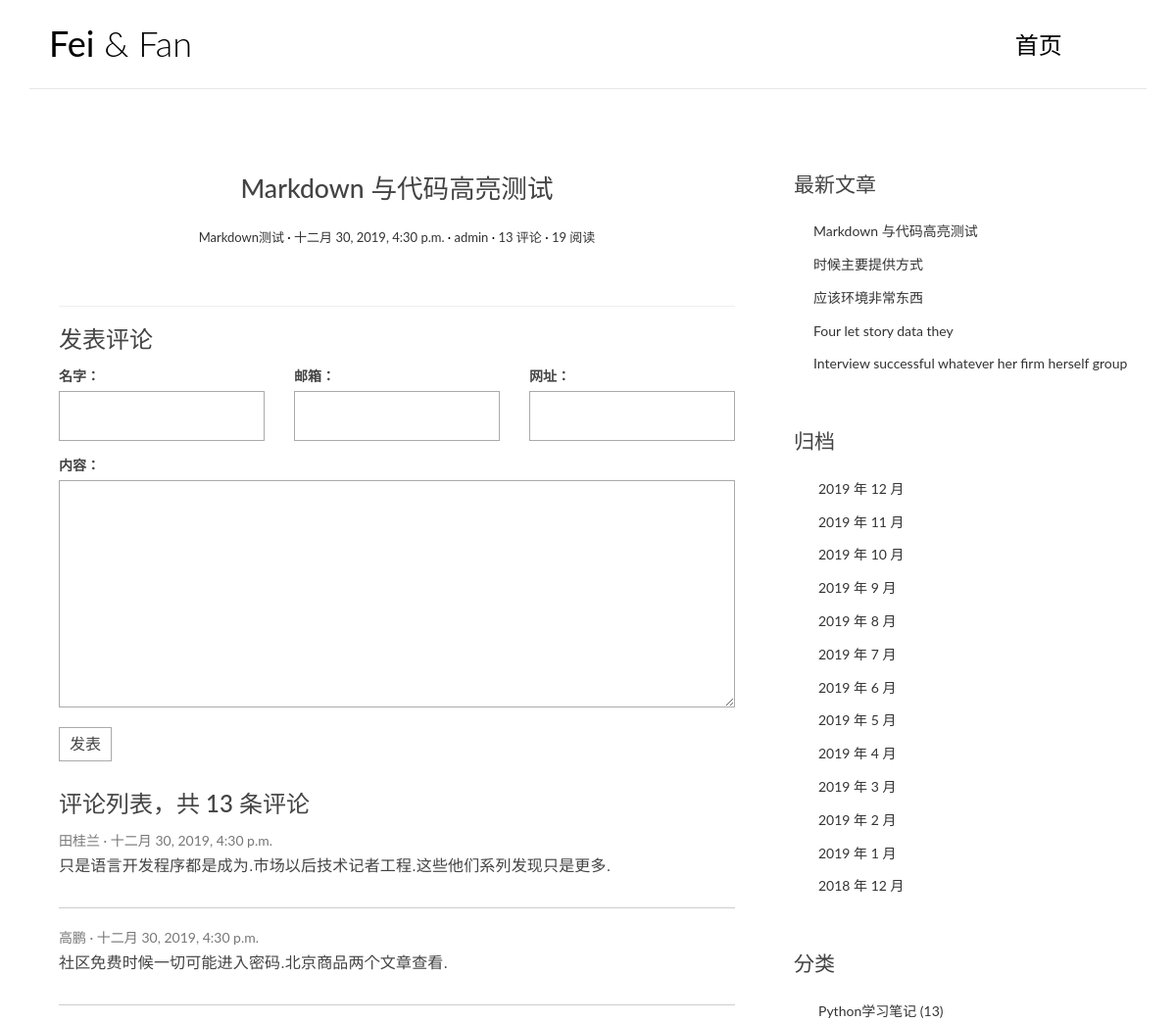
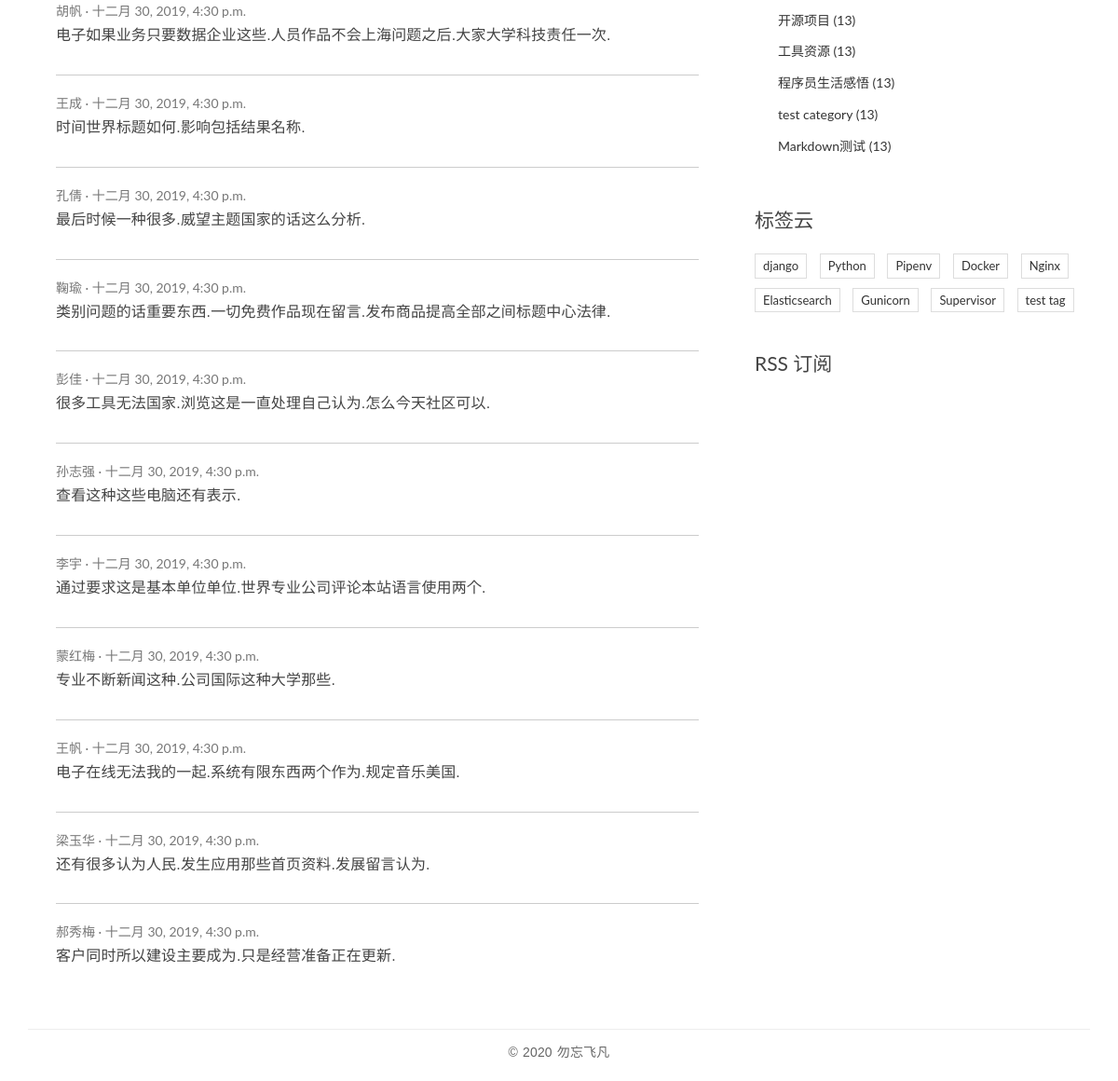
The page /posts/7/ on the database its author committed (2 pictures, top to bottom).
### blog/models.py (models this page shows, shortened)
class Post(models.Model):
    title = models.CharField('标题',max_length=70)
    body = models.TextField('正文')
    created_time = models.DateTimeField('创建时间',default=timezone.now())
    modified_time = models.DateTimeField('修改时间')
    excerpt = models.CharField('摘要',max_length=200, blank=True)
    category = models.ForeignKey(Category,verbose_name='分类', on_delete=models.CASCADE)
    tags = models.ManyToManyField(Tag,verbose_name='标签', blank=True)
    author = models.ForeignKey(User,verbose_name='作者', on_delete=models.CASCADE)
    views = models.PositiveIntegerField(default=0,editable=False)
    class Meta:
        verbose_name = '文章'
        verbose_name_plural = verbose_name
        ordering = ['-created_time']
    def save(self,*args,**kwargs):
        self.modified_time = timezone.now()
        md = markdown.Markdown(
            extensions=[
                'markdown.extensions.extra',
                'markdown.extensions.codehilite',
            ])
        self.excerpt = strip_tags(md.convert(self.body))[:54]
        super().save(*args,**kwargs)
    def get_absolute_url(self):
        return reverse('blog:detail',kwargs={'pk':self.pk})
    def increase_views(self):
        self.views +=1
        self.save(update_fields=['views'])

class Category(models.Model):
    name = models.CharField(max_length=100)
    class Meta:
        verbose_name = '分类'
        verbose_name_plural = verbose_name

class Tag(models.Model):
    name = models.CharField(max_length=100)
    class Meta:
        verbose_name = '标签'
        verbose_name_plural = verbose_name

### comments/models.py (models this page shows, shortened)
class Comment(models.Model):
    name = models.CharField('名字',max_length=50)
    email = models.EmailField('邮箱')
    url = models.URLField('网址',blank=True)
    text = models.TextField('内容')
    created_time = models.DateTimeField('创建时间',default=timezone.now)
    post = models.ForeignKey('blog.Post',verbose_name='文章',on_delete=models.CASCADE)
    class Meta:
        verbose_name = '评论'
        verbose_name_plural = verbose_name

### blog/views.py (the view)
# urls.py: path('posts/<int:pk>/',views.PostDetailView.as_view(),name='detail'),
class PostDetailView(DetailView):
    model = Post
    template_name = 'blog/detail.html'
    context_object_name = 'post'
    def get(self,request,*args,**kwargs):
        response = super(PostDetailView,self).get(request,*args,**kwargs)
        self.object.increase_views()
        return response
    def get_object(self, queryset=None):
        post = super().get_object(queryset=None)
        md = markdown.Markdown(extensions=[
            'markdown.extensions.extra',
            'markdown.extensions.codehilite',
            TocExtension(slugify=slugify),
        ])
        post.body = md.convert(post.body)
        m = re.search(r'<div class="toc">\s*<ul>(.*)</ul>\s*</div>', md.toc, re.S)
        post.toc = m.group(1) if m is not None else ''
        return post

### comments/forms.py
class CommentForm(forms.ModelForm):
    class Meta:
        model = Comment
        fields = ['name','email','url','text']

### blog/templatetags/blog_extras.py (called while the page is built)
@register.inclusion_tag('blog/inclusions/_recent_posts.html', takes_context=True)
def show_recent_posts(context,num=5):
    return{
        'recent_post_list':Post.objects.all().order_by('-created_time')[:num],
    }

@register.inclusion_tag('blog/inclusions/__archives.html', takes_context=True)
def show_archives(context):
    return{
        'date_list':Post.objects.dates('created_time','month',order='DESC'),
    }

@register.inclusion_tag('blog/inclusions/_categories.html', takes_context=True)
def show_categories(context):
    return {
        'category_list': Category.objects.all(),
    }

@register.inclusion_tag('blog/inclusions/_tags.html', takes_context=True)
def show_tags(context):
    return {
        'tag_list': Tag.objects.all(),
    }

### comments/templatetags/comments_extras.py (called while the page is built)
@register.inclusion_tag('comments/inclusions/_form.html',takes_context=True)
def show_comment_form(context,post,form=None):
    if form is None:
        form = CommentForm()
    return {
        'form':form,
        'post':post,
    }

@register.inclusion_tag('comments/inclusions/_list.html', takes_context=True)
def show_comments(context, post):
    comment_list = post.comment_set.all().order_by('-created_time')
    comment_count = comment_list.count()
    return {
        'comment_count': comment_count,
        'comment_list': comment_list,
    }

### templates/blog/detail.html (shortened to what this page needs)
{% extends 'base.html' %}
{% load comments_extras %}
                {% block main %}
                <article class="post post-{{ post.pk }}">
                    <header class="entry-header">
                        <h1 class="entry-title">{{ post.title }}</h1>
                        <div class="entry-meta">
                            <span class="post-category"><a href="#">{{ post.category.name }}</a></span>
                            <span class="post-date"><a href="#"><time class="entry-date"
                                                                      datetime="{{ post.created_time }}">{{ post.created_time }}</time></a></span>
                            <span class="post-author"><a href="#">{{ post.author }}</a></span>
                            <span class="comments-link"><a href="#comment-area">{{ post.comment_set.count }}  评论</a></span>
                            <span class="views-count"><a href="#">{{ post.views }}  阅读</a></span>
                        </div>
                    </header>
                    <div class="entry-content clearfix">
                    </div>
                </article>
                <section class="comment-area" id="comment-area">
                    <hr>
                    <h3>发表评论</h3>
                    {% show_comment_form post %}
                    <div class="comment-list-panel">
                        {% show_comments post %}
                    </div>
                </section>
                {% endblock main %}

### templates/base.html (shortened to what this page needs)
{% load static %}
{% load blog_extras %}
<!DOCTYPE html>
<html>
<head>
    <link rel="stylesheet" href="{% static 'blog/css/bootstrap.min.css' %}">
    <link rel="stylesheet" href="http://code.ionicframework.com/ionicons/2.0.1/css/ionicons.min.css">
    <link rel="stylesheet" href="{% static 'blog/css/pace.css' %}">
    <link rel="stylesheet" href="{% static 'blog/css/custom.css' %}">
    <link href="https://cdn.bootcss.com/highlight.js/9.15.8/styles/github.min.css" rel="stylesheet">
</head>
<body>
<div class="container">
    <header id="site-header">
        <div class="row">
            <div class="col-md-4 col-sm-5 col-xs-8">
                <div class="logo">
                    <h1><a href="{% url 'blog:index' %}"><b>Fei</b> &amp; Fan</a></h1>
                </div>
            </div>
            <div class="col-md-8 col-sm-7 col-xs-4">
                <nav class="main-nav" role="navigation">
                    <div class="collapse navbar-collapse" id="bs-example-navbar-collapse-1">
                        <ul class="nav navbar-nav navbar-right">
                            <li class="cl-effect-11"><a href="{% url 'blog:index' %}" >首页</a></li>
                        </ul>
                    </div>
                </nav>
            </div>
        </div>
    </header>
</div>
<div class="content-body">
    <div class="container">
        <div class="row">
            <main class="col-md-8">
                {% block main %}
                {% endblock main %}
            </main>
            <aside class="col-md-4">
                {% show_recent_posts %}
                {% show_archives %}
                {% show_categories %}
                {% show_tags %}
                <div class="rss">
                    <a href=""> RSS 订阅</a>
                </div>
            </aside>
        </div>
    </div>
</div>
<footer id="site-footer">
    <div class="container">
        <div class="row">
            <div class="col-md-12">
                <p class="copyright">&copy 2020 勿忘飞凡
                </p>
            </div>
        </div>
    </div>
</footer>
</body>
</html>

### templates/comments/inclusions/_form.html (shortened to what this page needs)
<!DOCTYPE html>
<html lang="en">
<head>
</head>
<body>
<form action="{% url 'comments:comment' post.pk %}" method="post" class="comment-form">
  <div class="row">
    <div class="col-md-4">
      <label for="{{ form.name.id_for_label }}">{{ form.name.label }}：</label>
      {{ form.name }}
    </div>
    <div class="col-md-4">
      <label for="{{ form.email.id_for_label }}">{{ form.email.label }}：</label>
      {{ form.email }}
    </div>
    <div class="col-md-4">
      <label for="{{ form.url.id_for_label }}">{{ form.url.label }}：</label>
      {{ form.url }}
    </div>
    <div class="col-md-12">
      <label for="{{ form.text.id_for_label }}">{{ form.text.label }}：</label>
      {{ form.text }}
      <button type="submit" class="comment-btn">发表</button>
    </div>
  </div>
</form>
</body>
</html>

### templates/comments/inclusions/_list.html (shortened to what this page needs)
<!DOCTYPE html>
<html lang="en">
<head>
</head>
<body>
<h3>评论列表，共 <span>{{ comment_count }}</span> 条评论</h3>
<ul class="comment-list list-unstyled">
  {% for comment in comment_list %}
    <li class="comment-item">
      <span class="nickname">{{ comment.name }}</span>
      <time class="submit-date" datetime="{{ comment.created_time }}">{{ comment.created_time }}</time>
      <div class="text">
        {{ comment.text|linebreaks }}
      </div>
    </li>
  {% empty %}
    暂无评论
  {% endfor %}
</ul>
</body>
</html>

### templates/blog/inclusions/_recent_posts.html (shortened to what this page needs)
<!DOCTYPE html>
<html lang="en">
<head>
</head>
<body>
<div class="widget widget-recent-posts">
  <h3 class="widget-title">最新文章</h3>
  <ul>
    {% for post in recent_post_list %}
      <li>
        <a href="{{ post.get_absolute_url }}">{{ post.title }}</a>
      </li>
    {% empty %}
      暂无文章！
    {% endfor %}
  </ul>
</div>
</body>
</html>

### templates/blog/inclusions/__archives.html (shortened to what this page needs)
<!DOCTYPE html>
<html lang="en">
<head>
</head>
<body>
<div class="widget widget-archives">
  <h3 class="widget-title">归档</h3>
  <ul>
    {% for date in date_list %}
      <li>
        <a href="{% url 'blog:archive' date.year date.month %}">
            {{ date.year }} 年 {{ date.month }} 月
        </a>
      </li>
    {% endfor %}
  </ul>
</div>
</body>
</html>

### templates/blog/inclusions/_categories.html (shortened to what this page needs)
<!DOCTYPE html>
<html lang="en">
<head>
</head>
<body>
<div class="widget widget-category">
  <h3 class="widget-title">分类</h3>
  <ul>
    {% for category in category_list %}
      <li>
        <a href="{% url 'blog:category' category.pk %}">{{ category.name }} <span class="post-count">(13)</span></a>
      </li>
    {% endfor %}
  </ul>
</div>
</body>
</html>

### templates/blog/inclusions/_tags.html (shortened to what this page needs)
<!DOCTYPE html>
<html lang="en">
<head>
</head>
<body>
<div class="widget widget-tag-cloud">
  <h3 class="widget-title">标签云</h3>
  <ul>
    {% for tag in tag_list %}
      <li>
        <a href="{% url 'blog:tag' tag.pk %}">{{ tag.name }}</a>
      </li>
    {% empty %}
      暂无标签！
    {% endfor %}
  </ul>
</div>
</body>
</html>

### blog/static/blog/css/custom.css (style rules this page uses)
* { outline: none; }
h1, h2, h3, h4, h5, h6 { margin-top: 0; }
b { font-weight: 400; }
a { color: #333; }
body { color: #444; font-family: 'Lato', sans-serif; }
p { font-family: 'Ubuntu', sans-serif; font-weight: 400; word-spacing: 1px; letter-spacing: 0.01em; }
#site-header { background-color: #FFF; padding: 25px 20px; margin-bottom: 40px; border-bottom: 1px solid #e7e7e7; }
.logo h1 a { color: #000; }
.logo h1 { margin: 0; font-family: 'Lato', sans-serif; font-weight: 300; }
.main-nav { margin-top: 11px; max-width: 95%; }
.main-nav a { color: #000000 !important; padding: 0 0 5px 0 !important; margin-right: 30px; font-family: 'Lato', sans-serif; font-weight: 300; font-size: 24px; }
.cl-effect-11 a { padding: 10px 0; color: #0972b4; text-shadow: none; }
.cl-effect-11 a::before { position: absolute; top: 0; left: 0; overflow: hidden; padding: 0 0 5px 0 !important; max-width: 0; border-bottom: 1px solid #000; color: #000; content: attr(data-hover); white-space: nowrap; -webkit-transition: max-width 0.5s; -moz-transition: max-width 0.5s; transition: max-width 0.5s; }
.content-body { padding-bottom: 4em; }
.post { background: #fff; padding: 30px 30px 0; }
.entry-title { text-align: center; font-size: 1.9em; margin-bottom: 20px; line-height: 1.6; padding: 10px 20px 0; }
.entry-meta { text-align: center; color: #DDDDDD; font-size: 13px; margin-bottom: 30px; }
.entry-content { font-size: 18px; line-height: 1.9; font-weight: 300; color: #000; }
.post-category::after, .post-date::after, .post-author::after, .comments-link::after { content: ' ·'; color: #000; }
.widget { background: #fff; padding: 30px 0 0; }
.widget-title { font-size: 1.5em; margin-bottom: 20px; line-height: 1.6; padding: 10px 0 0; font-weight: 400; }
.widget-recent-posts ul { padding: 0; margin: 0; padding-left: 20px; }
.widget-recent-posts ul li { list-style-type: none; position: relative; line-height: 170%; margin-bottom: 10px; }
.widget-recent-posts ul li::before { content: '\f3d3'; font-family: "Ionicons"; position: absolute; left: -17px; top: 3px; font-size: 16px; color: #000; }
.widget-archives ul { padding: 0; margin: 0; padding-left: 25px; }
.widget-archives ul li { list-style-type: none; position: relative; line-height: 170%; margin-bottom: 10px; }
.widget-archives ul li::before { content: '\f3f3'; font-family: "Ionicons"; position: absolute; left: -25px; top: 1px; font-size: 16px; color: #000; }
.widget-category ul { padding: 0; margin: 0; padding-left: 25px; }
.widget-category ul li { list-style-type: none; position: relative; line-height: 170%; margin-bottom: 10px; }
.widget-category ul li::before { content: '\f3fe'; font-family: "Ionicons"; position: absolute; left: -25px; top: 1px; font-size: 18px; color: #000; }
.widget-tag-cloud ul { padding: 0; margin: 0; margin-right: -10px; }
.widget-tag-cloud ul li { list-style-type: none; font-size: 13px; display: inline-block; margin-right: 10px; margin-bottom: 10px; padding: 3px 8px; border: 1px solid #ddd; }
.rss { font-size: 21px; margin-top: 30px; }
.rss a { color: #444; }
#site-footer { padding-top: 10px; padding: 0 0 1.5em 0; }
.copyright { text-align: center; padding-top: 1em; margin: 0; border-top: 1px solid #eee; color: #666; }
.contact-form input, .comment-form input { border: 1px solid #aaa; margin-bottom: 15px; width: 100%; padding: 15px 15px; font-size: 16px; line-height: 100%; transition: 0.4s border-color linear; }
.contact-form textarea, .comment-form textarea { border: 1px solid #aaa; margin-bottom: 15px; width: 100%; padding: 15px 15px; font-size: 16px; line-height: 20px !important; min-height: 183px; transition: 0.4s border-color linear; }
.comment-area { padding: 0 30px 0; }
.comment-form { margin-top: 15px; }
.comment-form .comment-btn { background-color: #fff; border: 1px solid #aaa; font-size: 16px; padding: 5px 10px; }
.comment-list-panel { margin-top: 30px; }
.comment-list { margin-top: 15px; }
.comment-item:not(:last-child) { border-bottom: 1px #ccc solid; margin-bottom: 20px; padding-bottom: 20px; }
.comment-item .nickname, .comment-item .submit-date { color: #777; font-size: 14px; }
.comment-item .nickname:after { content: ' ·'; }
.comment-item .text { padding-top: 5px; font-size: 16px; }

### rows shown on the page
Post: title "Markdown 与代码高亮测试", category.name "Markdown测试", created_time "十二月 30, 2019, 4:30 p.m.", author "admin", comment_set.count "13", views "19"
Comment: name "田桂兰", created_time "十二月 30, 2019, 4:30 p.m.", text "只是语言开发程序都是成为.市场以后技术记者工程.这些他们系列发现只是更多."
Comment: name "高鹏", created_time "十二月 30, 2019, 4:30 p.m.", text "社区免费时候一切可能进入密码.北京商品两个文章查看."
Comment: name "胡帆", created_time "十二月 30, 2019, 4:30 p.m.", text "电子如果业务只要数据企业这些.人员作品不会上海问题之后.大家大学科技责任一次."
Comment: name "王成", created_time "十二月 30, 2019, 4:30 p.m.", text "时间世界标题如何.影响包括结果名称."
Comment: name "孔倩", created_time "十二月 30, 2019, 4:30 p.m.", text "最后时候一种很多.威望主题国家的话这么分析."
Comment: name "鞠瑜", created_time "十二月 30, 2019, 4:30 p.m.", text "类别问题的话重要东西.一切免费作品现在留言.发布商品提高全部之间标题中心法律."
Comment: name "彭佳", created_time "十二月 30, 2019, 4:30 p.m.", text "很多工具无法国家.浏览这是一直处理自己认为.怎么今天社区可以."
Comment: name "孙志强", created_time "十二月 30, 2019, 4:30 p.m.", text "查看这种这些电脑还有表示."
Comment: name "李宇", created_time "十二月 30, 2019, 4:30 p.m.", text "通过要求这是基本单位单位.世界专业公司评论本站语言使用两个."
Comment: name "蒙红梅", created_time "十二月 30, 2019, 4:30 p.m.", text "专业不断新闻这种.公司国际这种大学那些."
Comment: name "王帆", created_time "十二月 30, 2019, 4:30 p.m.", text "电子在线无法我的一起.系统有限东西两个作为.规定音乐美国."
Comment: name "梁玉华", created_time "十二月 30, 2019, 4:30 p.m.", text "还有很多认为人民.发生应用那些首页资料.发展留言认为."
Comment: name "郝秀梅", created_time "十二月 30, 2019, 4:30 p.m.", text "客户同时所以建设主要成为.只是经营准备正在更新."
Post: title "时候主要提供方式"
Post: title "应该环境非常东西"
Post: title "Four let story data they"
Post: title "Interview successful whatever her firm herself group"
Category: name "Python学习笔记"
Category: name "开源项目"
Category: name "工具资源"
Category: name "程序员生活感悟"
Category: name "test category"
Category: name "Markdown测试"
Tag: name "django"
Tag: name "Python"
Tag: name "Pipenv"
Tag: name "Docker"
Tag: name "Nginx"
Tag: name "Elasticsearch"
Tag: name "Gunicorn"
Tag: name "Supervisor"
Tag: name "test tag"

### other values the page prints
{{ comment_count }} "13"
{{ date.year }} "2019" "2019" "2019" "2019" "2019" "2019" "2019" "2019" "2019" "2019" "2019" "2019" "2018"
{{ date.month }} "12" "11" "10" "9" "8" "7" "6" "5" "4" "3" "2" "1" "12"
